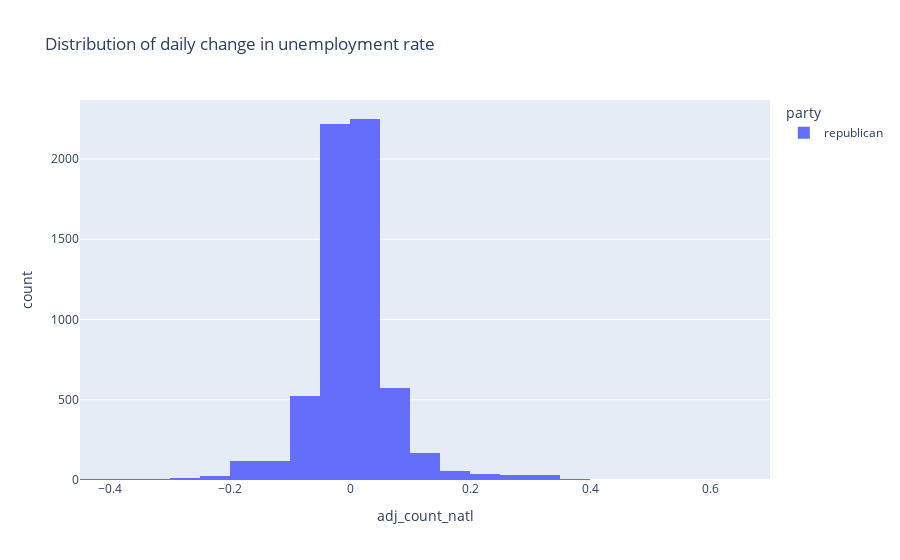

The notebook cell saved with this chart:
### Code cell
# make more visually-appealing histogram, using plotly 
px.histogram(repub_df, x="adj_count_natl", nbins=30, color="party", title="Distribution of daily change in unemployment rate")

### Figure 1 — Plotly figure (JSON) as saved in the notebook; plotly's stock layout.template omitted (floating-point values rounded to 4 significant figures; data arrays with more than 128 entries replaced by an {"elided": "..."} marker saying what was removed)
{"data": [{"alignmentgroup": "True", "bingroup": "x", "hovertemplate": "party=republican<br>adj_count_natl=%{x}<br>count=%{y}<extra></extra>", "legendgroup": "republican", "marker": {"color": "#636efa"}, "name": "republican", "nbinsx": 30, "offsetgroup": "republican", "orientation": "v", "showlegend": true, "type": "histogram", "x": {"elided": "6188 float values"}, "xaxis": "x", "yaxis": "y"}], "layout": {"barmode": "relative", "legend": {"title": {"text": "party"}, "tracegroupgap": 0}, "title": {"text": "Distribution of daily change in unemployment rate"}, "xaxis": {"anchor": "y", "domain": [0, 1], "title": {"text": "adj_count_natl"}}, "yaxis": {"anchor": "x", "domain": [0, 1], "title": {"text": "count"}}}}
